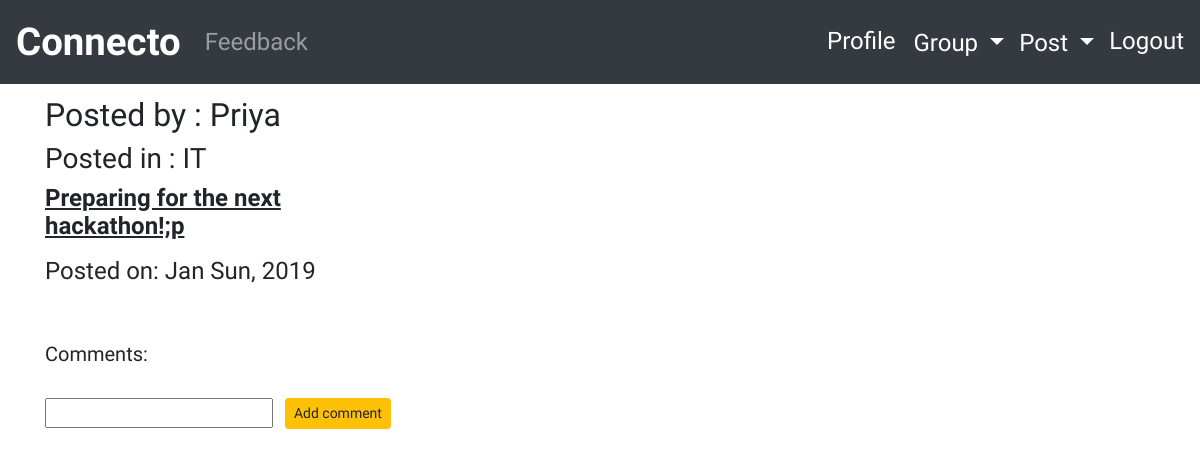
Page /posts/by/Priya/15/ on the earlier database version.
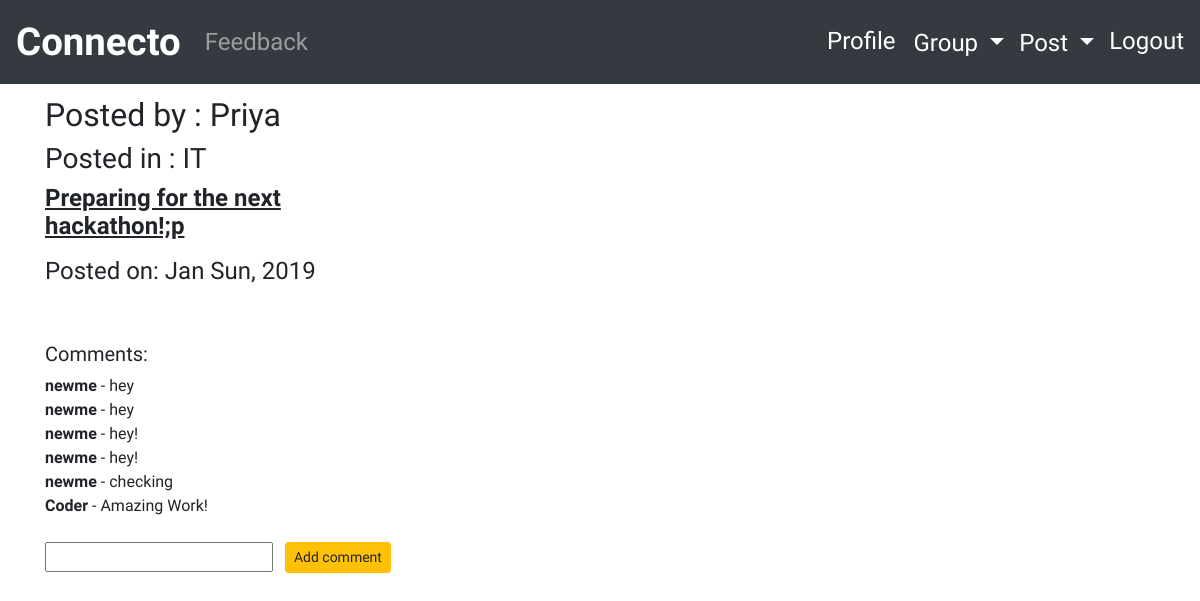
Same page on the later database version.
### posts/models.py (models this page shows, shortened)
class Post(models.Model):
    user=models.ForeignKey(User,related_name='posts',on_delete=models.CASCADE)
    message=models.TextField()
    message_html=models.TextField(editable=False)
    created_at=models.DateTimeField(auto_now=True)
    group=models.ForeignKey(Group,related_name='posts',null=True,blank=True,on_delete=models.CASCADE)
    class Meta:
        ordering =['-created_at']
        unique_together=['user','message']

class Comment(models.Model):
    author=models.ForeignKey(User,on_delete=models.CASCADE)
    text=models.TextField()
    create_date=models.DateTimeField(auto_now=True)
    post=models.ForeignKey(Post,related_name="comments",on_delete=models.CASCADE)

### groups/models.py (models this page shows, shortened)
class Group(models.Model):
    name=models.CharField(max_length=250,unique=True)
    slug=models.SlugField(allow_unicode=True,unique=True)
    description=models.TextField(blank=True,default='')
    description_html=models.TextField(editable=False,default='',blank=True)
    members=models.ManyToManyField(User,through="Groupmember")
    class Meta:
        ordering =['name']

### posts/views.py (the view)
# urls.py: re_path(r'by/(?P<username>[-\w]+)/(?P<pk>\d+)/$',PostDetail.as_view(),name='single'),
class PostDetail(SelectRelatedMixin,DetailView):
    model=Post
    select_related=('user','group')
    context_object_name='post'
    def get_queryset(self):
        queryset=super().get_queryset()
        return queryset.filter(user__username__iexact=self.kwargs.get('username'))
    def get_context_data(self, **kwargs):
        context = super().get_context_data(**kwargs)
        context['user'] = User
        return context

### posts/templates/posts/post_detail.html (shortened to what this page needs)
{% extends 'posts/post_base.html' %}
{% load crispy_forms_tags %}
{% block prepost %}
    <div class="col-md-4">
     <h2> Posted by : {{post.user.username }} </h3>
     {% if post.group %}
        <h3> Posted in : {{post.group.name}} </h3>
     {% endif %}
        <h4><b><u> {{post.message_html|safe}}</u></b></h3>
        <h4> Posted on: {{post.created_at|date:"M D, Y"}} </h4>
     <br>
     <br>
    <h5>Comments:</h5>
    {% if post.comments %}
        {% for comment in post.comments.all %}
            <b>{{comment.author}}</b>&nbsp-
            {{comment.text|safe}}
            <br>
        {% endfor %}
    {% else %}
        <p> No comments yet </p>
    {% endif %}
    <br>
{% endblock %}
{% if request.user.is_authenticated %}
{% block post_post %}
    <form method="POST" action="{% url 'posts:addcomment' username=post.user.username pk=post.pk%}">
        <input type="text" name="text">&nbsp;&nbsp;
        <input type="submit" class="btn btn-sm btn-warning" value="Add comment">
    </form>
{% endblock %}
{% endif %}

### posts/templates/posts/post_base.html (shortened to what this page needs)
{% extends "base.html"%}
{% block content %}
<div class="posts-page">
    <div class="container">
        <div class="row">
            {% block prepost %}{% endblock %}
            {% block post_post %}{% endblock %}
        </div>
    </div>
</div>
{% endblock %}

### templates/base.html (shortened to what this page needs)
{% load static %}
<!doctype html>
<html lang="en">
  <head>
    <link href="//maxcdn.bootstrapcdn.com/bootstrap/4.1.1/css/bootstrap.min.css" rel="stylesheet" id="bootstrap-css">
    <link rel="stylesheet" href={% static "css/base.css"%}>
    <link rel="stylesheet" href="https://cdnjs.cloudflare.com/ajax/libs/font-awesome/4.7.0/css/font-awesome.min.css">
    </head>
    <body>
  <nav class="navbar navbar-icon-top navbar-expand-lg navbar-dark bg-dark">
  <a class="navbar-brand" href="{% url "home"%}" id="two">Connecto</a>
  <div class="collapse navbar-collapse" id="navbarSupportedContent">
    <ul class="navbar-nav mr-auto">
      <li class="nav-item">
        <a class="nav-link" href="{% url 'accounts:contactus' %}">
          Feedback
        </a>
      </li>
    </ul>
    {% if user.is_authenticated %}
   <ul class="navbar-nav navbar-right">
       <li>
        <a href="{% url 'accounts:verifyprofile' username=request.user.username %}" style="color:white">Profile</a>
        </li>&nbsp;&nbsp;&nbsp;
      <li class="nav-item active">
      <li class="dropdown"><a class="dropdown-toggle" id="link" data-toggle="dropdown" href="#">Group </a>
      </li></li>
      <li class="dropdown"><a class="dropdown-toggle" id="link" data-toggle="dropdown" href="#">Post </a>
      </li>
      <li><a href="{% url "accounts:logout"%}" style="color:white">Logout</a>
      </li>
    </ul>
    {% endif %}
  </div>
</nav>
 {% block content%}
{% endblock %}
  </body>
</html>

### static/css/base.css (style rules this page uses)
body { font-family: 'Source Sans Pro', sans-serif; }
a { color:darkblue; }
.navbar-brand { font-size: 1.6em; color: orange ; font-weight: bold; vertical-align: middle; }
nav { font-size: 1.5em; vertical-align: middle; }
.dropdown-toggle { color: white; vertical-align: middle; margin-right: 15px; }
#link { color: white; }

Differences in the rows shown:
added Comment: author "newme", text "hey"
added Comment: author "newme", text "hey"
added Comment: author "newme", text "hey!"
added Comment: author "newme", text "hey!"
added Comment: author "newme", text "checking"
added Comment: author "Coder", text "Amazing Work!"
